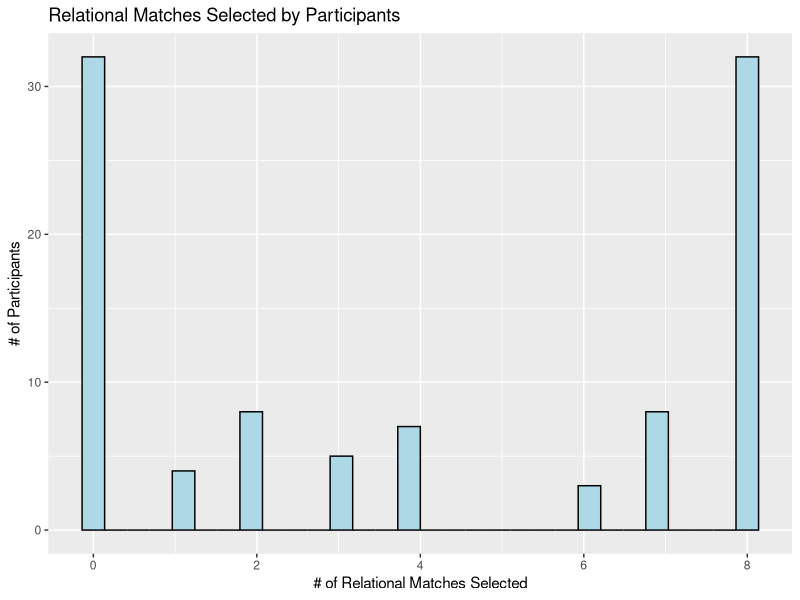

Write the R code that produced this figure.
## ---- chunk 1
library(tidyverse)
## ---- chunk 2
help("tidyverse")
## ---- chunk 3
library(dplyr)
getwd()
match_trials <- read_csv("tidy_data/MFIndD_analogy.csv")
## ---- chunk 4
glimpse(match_trials)
## ---- chunk 5
people <- match_trials %>%
  distinct(qualtrics_id) %>%
  nrow()
people
## ---- chunk 6
trial_counts <- match_trials %>%
  count(qualtrics_id) %>%
  pull(n) %>%
  n_distinct()

trial_counts == 1
## ---- chunk 7
summary_match_trials <- match_trials %>%
  group_by(qualtrics_id) %>%
  summarize(relational_match_count = sum(response_type == "Rel"))

head(summary_match_trials)
## ---- chunk 8
summary_match_trials %>%
  ggplot(aes(x = relational_match_count)) +
  geom_histogram(bindwidth = 1,
                 color = "black", fill = "lightblue") +
  labs(x = "# of Relational Matches Selected",
       y = "# of Participants",
       title = "Relational Matches Selected by Participants")
## ---- chunk 9
reshaped_match_trials <- match_trials %>%
  select(qualtrics_id,
         trial_number,
         response_type) %>%
pivot_wider(names_from = trial_number,
              values_from = response_type,
              names_prefix = "trial") %>%
  drop_na

head(reshaped_match_trials)
## ---- chunk 10
scale_data <- read_csv("tidy_data/MFIndD_REI.csv")

head(scale_data)
## ---- chunk 11
scale_data <- scale_data %>%
  mutate(numeric_response = case_when(
    response == "Strongly Disagree" ~ 1,
    response == "Disagree" ~ 2,
    response == "Neutral" ~ 3,
    response == "Agree" ~ 4,
    response == "Strongly Agree" ~ 5,
    !is.na(as.numeric(response)) ~ as.numeric(response),
    TRUE ~ NA_real_
  ))

head(scale_data)
## ---- chunk 12
scale_data <- scale_data %>%
  mutate(new_scored_response = if_else(!is.na(rev_scoring),
                                      6 - numeric_response,
                                      numeric_response))
head(scale_data)
## ---- chunk 13
comparison <- scale_data %>%
  filter(new_scored_response != scored_response)

print(comparison)
